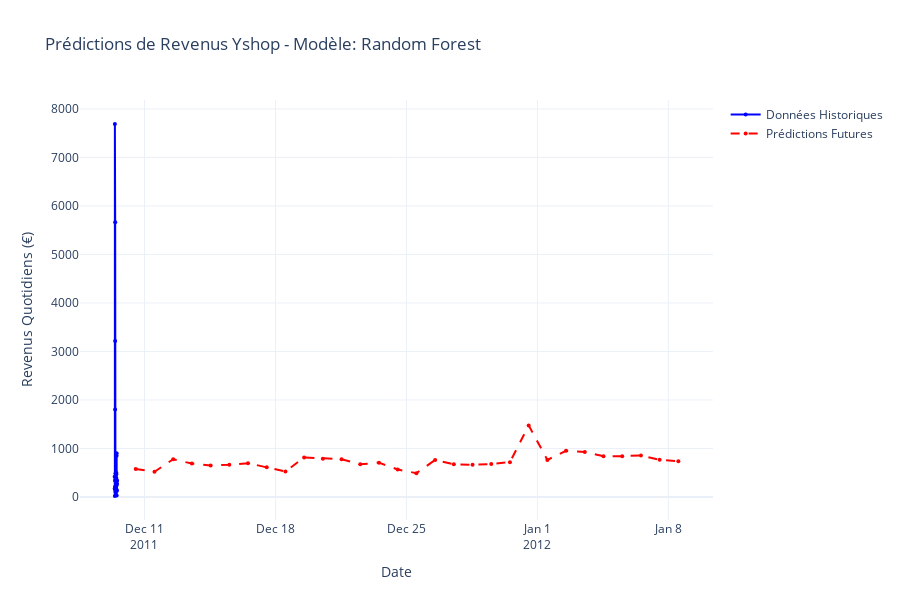

This figure's notebook cell:
### Code cell
# PRÉDICTIONS FUTURES COHÉRENTES
print("PRÉDICTIONS FUTURES - 30 PROCHAINS JOURS")
print("=" * 60)

# 1. PRÉPARATION DES DATES FUTURES
print("\n1. PRÉPARATION DES DONNÉES FUTURES")
print("-" * 40)

# Dernière date des données
last_date = valid_data['Date'].max()
print(f"Dernière date des données: {last_date.date()}")

# Créer 30 jours futurs
future_dates = pd.date_range(start=last_date + timedelta(days=1), periods=30, freq='D')
print(f"Prédictions pour: {future_dates[0].date()} à {future_dates[-1].date()}")

# 2. CRÉATION DES FEATURES FUTURES
print("\n2. CRÉATION DES FEATURES FUTURES")
print("-" * 40)

# DataFrame pour les données futures
future_data = pd.DataFrame({'Date': future_dates})

# Features temporelles
future_data['Year'] = future_data['Date'].dt.year
future_data['Month'] = future_data['Date'].dt.month
future_data['Day'] = future_data['Date'].dt.day
future_data['DayOfWeek'] = future_data['Date'].dt.dayofweek
future_data['DayOfYear'] = future_data['Date'].dt.dayofyear
future_data['WeekOfYear'] = future_data['Date'].dt.isocalendar().week

# Features cycliques
future_data['sin_month'] = np.sin(2 * np.pi * future_data['Month'] / 12)
future_data['cos_month'] = np.cos(2 * np.pi * future_data['Month'] / 12)
future_data['sin_day'] = np.sin(2 * np.pi * future_data['Day'] / 31)
future_data['cos_day'] = np.cos(2 * np.pi * future_data['Day'] / 31)
future_data['sin_dayofweek'] = np.sin(2 * np.pi * future_data['DayOfWeek'] / 7)
future_data['cos_dayofweek'] = np.cos(2 * np.pi * future_data['DayOfWeek'] / 7)

# Features booléennes
future_data['is_weekend'] = (future_data['DayOfWeek'] >= 5).astype(int)
future_data['is_month_start'] = (future_data['Day'] <= 7).astype(int)
future_data['is_month_end'] = (future_data['Day'] >= 24).astype(int)

# Tendance (continuation de la série temporelle)
last_trend = valid_data['trend'].max()
future_data['trend'] = range(last_trend + 1, last_trend + 1 + len(future_data))

# 3. APPROXIMATION DES FEATURES LAG ET MOYENNES MOBILES
print("\n3. APPROXIMATION DES FEATURES HISTORIQUES")
print("-" * 40)

# Utiliser les dernières valeurs disponibles pour les lags et moyennes mobiles
last_revenues = valid_data['Revenue'].tail(30).values
recent_mean = np.mean(last_revenues)
recent_std = np.std(last_revenues)

print(f"Revenus récents - Moyenne: {recent_mean:.2f}€, Std: {recent_std:.2f}€")

# Features lag - utiliser les dernières valeurs connues
for lag in [1, 2, 3, 7, 14]:
    if lag <= len(last_revenues):
        future_data[f'revenue_lag_{lag}'] = last_revenues[-lag]
    else:
        future_data[f'revenue_lag_{lag}'] = recent_mean

# Moyennes mobiles - utiliser la moyenne récente
for window in [3, 7, 14, 30]:
    future_data[f'revenue_ma_{window}'] = recent_mean

# Écart-types
future_data['revenue_std_7'] = recent_std
future_data['revenue_std_30'] = recent_std

print(f"Features futures créées: {future_data.shape}")

# 4. VÉRIFICATION DES FEATURES
print("\n4. VÉRIFICATION DES FEATURES")
print("-" * 40)

# S'assurer que toutes les features nécessaires sont présentes
missing_features = set(feature_columns) - set(future_data.columns)
if missing_features:
    print(f"Features manquantes: {missing_features}")
    for feature in missing_features:
        future_data[feature] = 0  # Valeur par défaut

# Réorganiser les colonnes dans le bon ordre
future_features = future_data[feature_columns]
print(f"Features pour prédiction: {future_features.shape}")

# 5. GÉNÉRATION DES PRÉDICTIONS
print("\n5. GÉNÉRATION DES PRÉDICTIONS")
print("-" * 40)

# Prédictions avec le meilleur modèle
if best_model_name == 'Linear Regression':
    future_features_scaled = scaler.transform(future_features)
    future_predictions = best_model.predict(future_features_scaled)
else:
    future_predictions = best_model.predict(future_features)

# S'assurer que les prédictions sont positives
future_predictions = np.maximum(future_predictions, 0)

print(f"Prédictions générées pour {len(future_predictions)} jours")

# 6. ANALYSE DES PRÉDICTIONS
print("\n6. ANALYSE DES PRÉDICTIONS")
print("-" * 40)

# Statistiques des prédictions
pred_mean = np.mean(future_predictions)
pred_median = np.median(future_predictions)
pred_min = np.min(future_predictions)
pred_max = np.max(future_predictions)
pred_total = np.sum(future_predictions)

print(f"📊 STATISTIQUES DES PRÉDICTIONS:")
print(f"Revenue moyenne prédite: {pred_mean:,.2f}€/jour")
print(f"Revenue médiane prédite: {pred_median:,.2f}€/jour")
print(f"Revenue min prédite: {pred_min:,.2f}€/jour")
print(f"Revenue max prédite: {pred_max:,.2f}€/jour")
print(f"Revenue totale prédite (30j): {pred_total:,.2f}€")

# Comparaison avec l'historique
historical_mean = valid_data['Revenue'].mean()
historical_std = valid_data['Revenue'].std()

print(f"\n📈 COMPARAISON AVEC L'HISTORIQUE:")
print(f"Revenue historique moyenne: {historical_mean:,.2f}€/jour")
print(f"Écart-type historique: {historical_std:,.2f}€/jour")
print(f"Différence vs historique: {((pred_mean - historical_mean) / historical_mean * 100):+.1f}%")

# 7. CRÉATION DU GRAPHIQUE SIMPLIFIÉ
print("\n7. VISUALISATION DES PRÉDICTIONS")
print("-" * 40)

# Préparer les données pour le graphique
# Historique (30 derniers jours)
hist_data = valid_data.tail(30)[['Date', 'Revenue']].copy()

# Prédictions futures
pred_data = pd.DataFrame({
    'Date': future_dates,
    'Revenue': future_predictions
})

# Créer le graphique simple
fig = go.Figure()

# Données historiques
fig.add_trace(go.Scatter(
    x=hist_data['Date'],
    y=hist_data['Revenue'],
    mode='lines+markers',
    name='Données Historiques',
    line=dict(color='blue', width=2),
    marker=dict(size=4)
))

# Prédictions futures
fig.add_trace(go.Scatter(
    x=pred_data['Date'],
    y=pred_data['Revenue'],
    mode='lines+markers',
    name='Prédictions Futures',
    line=dict(color='red', width=2, dash='dash'),
    marker=dict(size=4)
))

fig.update_layout(
    title=f'Prédictions de Revenus Yshop - Modèle: {best_model_name}',
    xaxis_title='Date',
    yaxis_title='Revenus Quotidiens (€)',
    template='plotly_white',
    height=600,
    showlegend=True
)

fig.show()

# 8. SAUVEGARDE DES PRÉDICTIONS
print("\n8. SAUVEGARDE DES RÉSULTATS")
print("-" * 40)

# Créer le DataFrame final des prédictions
predictions_final = pd.DataFrame({
    'Date': future_dates,
    'Predicted_Revenue': future_predictions,
    'Day_of_Week': future_data['DayOfWeek'],
    'Is_Weekend': future_data['is_weekend'],
    'Model_Used': best_model_name
})

# Sauvegarder
predictions_final.to_csv('yshop_predictions_coherent.csv', index=False)
print(f"Prédictions sauvegardées dans 'yshop_predictions_coherent.csv'")

# 9. RÉSUMÉ FINAL DES RÉSULTATS COHÉRENTS
print("\n9. RÉSUMÉ FINAL - RÉSULTATS COHÉRENTS")
print("-" * 40)

print(f"🎯 YSHOP - ANALYSE COMPLÈTE ET COHÉRENTE")
print(f"Dataset: {df_normal.shape[0]:,} transactions sur {len(daily_data)} jours")
print(f"Période historique: {daily_data['Date'].min().date()} à {daily_data['Date'].max().date()}")
print(f"Chiffre d'affaires total: {df_normal['total_price'].sum():,.2f} €")
print(f"Revenus quotidiens moyens: {daily_data['Revenue'].mean():,.2f} €")
print(f"Modèle sélectionné: {best_model_name}")
print(f"Performance modèle: R² = {results[best_model_name]['R²']:.4f}")
print(f"Prédictions futures: {pred_mean:,.2f} €/jour en moyenne")
print(f"CA prédit sur 30 jours: {pred_total:,.2f} €")

print("\n" + "="*60)
print(" PRÉDICTIONS COHÉRENTES GÉNÉRÉES AVEC SUCCÈS !")
print("="*60)

### Figure 1 — Plotly figure (JSON) as saved in the notebook; plotly's stock layout.template omitted (floating-point values rounded to 4 significant figures)
{"data": [{"line": {"color": "blue", "width": 2}, "marker": {"size": 4}, "mode": "lines+markers", "name": "Données Historiques", "type": "scatter", "x": ["2011-12-09T09:45:00.000000000", "2011-12-09T09:46:00.000000000", "2011-12-09T10:02:00.000000000", "2011-12-09T10:03:00.000000000", "2011-12-09T10:10:00.000000000", "2011-12-09T10:13:00.000000000", "2011-12-09T10:20:00.000000000", "2011-12-09T10:23:00.000000000", "2011-12-09T10:26:00.000000000", "2011-12-09T10:45:00.000000000", "2011-12-09T10:46:00.000000000", "2011-12-09T10:51:00.000000000", "2011-12-09T11:20:00.000000000", "2011-12-09T11:26:00.000000000", "2011-12-09T11:34:00.000000000", "2011-12-09T11:50:00.000000000", "2011-12-09T11:56:00.000000000", "2011-12-09T11:59:00.000000000", "2011-12-09T12:00:00.000000000", "2011-12-09T12:08:00.000000000", "2011-12-09T12:09:00.000000000", "2011-12-09T12:16:00.000000000", "2011-12-09T12:19:00.000000000", "2011-12-09T12:20:00.000000000", "2011-12-09T12:21:00.000000000", "2011-12-09T12:23:00.000000000", "2011-12-09T12:25:00.000000000", "2011-12-09T12:31:00.000000000", "2011-12-09T12:49:00.000000000", "2011-12-09T12:50:00.000000000"], "y": [415.6, 171.6, 19.8, 7689.0, 208.6, 339.1, 1803.0, 3217.0, 5665.0, 103.3, 485.0, 133.3, 191.6, 382.0, 186.8, 469.4, 389.2, 225.0, 494.6, 250.5, 277.1, 848.5, 903.6, 145.3, 29.88, 124.6, 140.6, 329.1, 339.2, 267.4]}, {"line": {"color": "red", "dash": "dash", "width": 2}, "marker": {"size": 4}, "mode": "lines+markers", "name": "Prédictions Futures", "type": "scatter", "x": ["2011-12-10T12:50:00.000000000", "2011-12-11T12:50:00.000000000", "2011-12-12T12:50:00.000000000", "2011-12-13T12:50:00.000000000", "2011-12-14T12:50:00.000000000", "2011-12-15T12:50:00.000000000", "2011-12-16T12:50:00.000000000", "2011-12-17T12:50:00.000000000", "2011-12-18T12:50:00.000000000", "2011-12-19T12:50:00.000000000", "2011-12-20T12:50:00.000000000", "2011-12-21T12:50:00.000000000", "2011-12-22T12:50:00.000000000", "2011-12-23T12:50:00.000000000", "2011-12-24T12:50:00.000000000", "2011-12-25T12:50:00.000000000", "2011-12-26T12:50:00.000000000", "2011-12-27T12:50:00.000000000", "2011-12-28T12:50:00.000000000", "2011-12-29T12:50:00.000000000", "2011-12-30T12:50:00.000000000", "2011-12-31T12:50:00.000000000", "2012-01-01T12:50:00.000000000", "2012-01-02T12:50:00.000000000", "2012-01-03T12:50:00.000000000", "2012-01-04T12:50:00.000000000", "2012-01-05T12:50:00.000000000", "2012-01-06T12:50:00.000000000", "2012-01-07T12:50:00.000000000", "2012-01-08T12:50:00.000000000"], "y": [576.8, 519.6, 777.0, 688.0, 649.8, 662.9, 696.8, 613.8, 524.2, 815.2, 789.0, 777.1, 673.4, 707.3, 565.8, 491.1, 762.6, 675.3, 664.3, 678.3, 717.7, 1476.0, 764.0, 952.0, 927.6, 839.2, 841.8, 856.0, 767.5, 733.7]}], "layout": {"height": 600, "showlegend": true, "title": {"text": "Prédictions de Revenus Yshop - Modèle: Random Forest"}, "xaxis": {"title": {"text": "Date"}}, "yaxis": {"title": {"text": "Revenus Quotidiens (€)"}}}}
